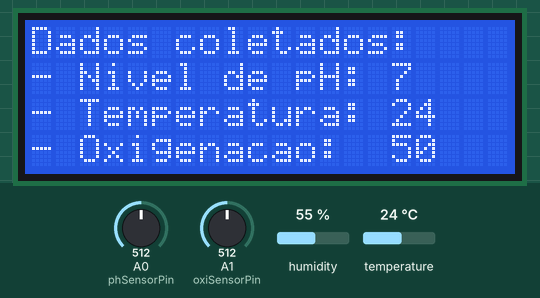
Bench run of a sketch on a simulated Arduino Uno, built with avr-gcc and run on an emulated ATmega328P. Parts: 20×4 character LCD. The test bench sets the inputs (shaded band); at power-on: temperature 24 °C, A0 (phSensorPin) = 512, A1 (oxiSensorPin) = 512, humidity 55 %. What the sketch prints to the serial monitor is not drawn.

Above: at 1.3 s.
1.4 s: temperature set to 12 °C
At 3.3 s:
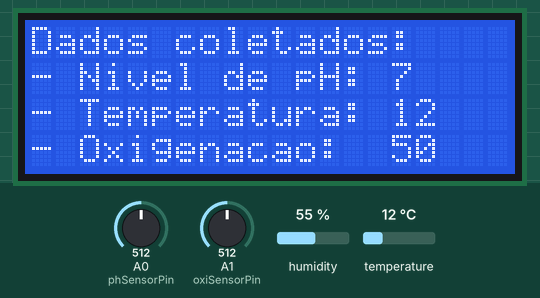
3.6 s: A0 (phSensorPin) set to 716
5.6 s: A1 (oxiSensorPin) set to 716
At 7.2 s:
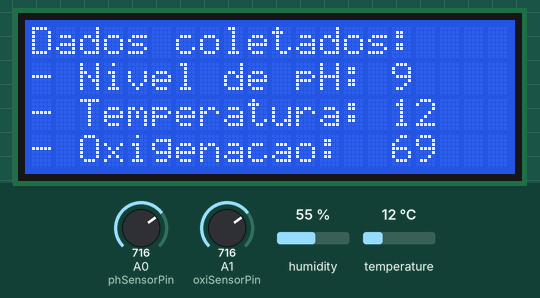
7.7 s: temperature set to 19 °C
9.7 s: A0 (phSensorPin) set to 992
At 10.9 s:
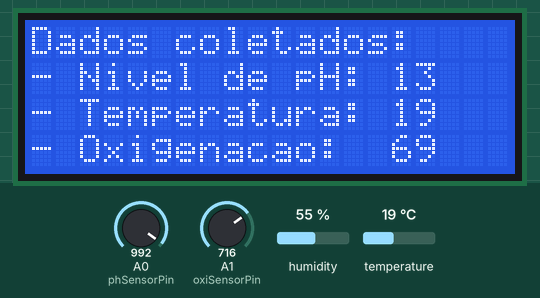
11.7 s: A1 (oxiSensorPin) set to 992
At 13.3 s:
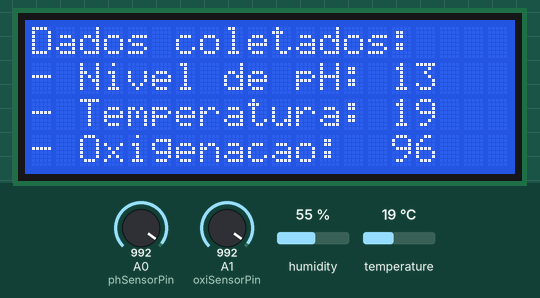
Timing chart, 0 to 14.7 s (numbered marks = the images above; inputs shaded):
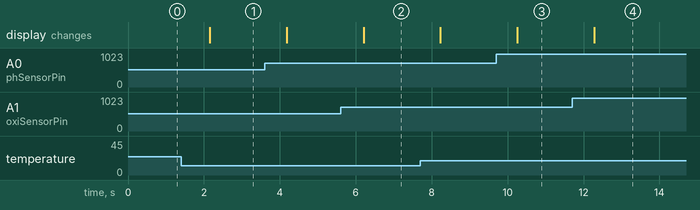

Measured:
- after the input at 1.4 s, the display: changes after 0.76 s (image 1)
- after the input at 5.6 s, the display: changes after 0.61 s (image 2)
- after the input at 9.7 s, the display: changes after 0.56 s (image 3)
- after the input at 11.7 s, the display: changes after 0.58 s (image 4)

The sketch:

sketch.ino
```cpp
#include <DHT.h>
#include <LiquidCrystal_I2C.h>
#include <Wire.h>

// Configurando LCD
LiquidCrystal_I2C lcd(0x27, 20, 4);

// Configurando DHT
#define DHTPIN 13
#define DHTTYPE DHT22
DHT dht(DHTPIN, DHTTYPE);

int phSensorPin = A0;
int oxiSensorPin = A1;
float fator_compensacao_de_temp_do_liquido = 0.03;

void setup() {
  Serial.begin(9600); // Inicializa monitor serial
  dht.begin(); // Inicializa sensor DHT

  // Inicializa LCD
  lcd.begin(20, 4);
  lcd.setBacklight(HIGH);

  // Organizando layout
  lcd.setCursor(0, 0);
  lcd.print("Dados coletados:");

  lcd.setCursor(0, 1);
  lcd.print("- Nivel de pH:");

  lcd.setCursor(0, 2);
  lcd.print("- Temperatura:");

  lcd.setCursor(0, 3);
  lcd.print("- Oxigenacao:");
}

void loop() {
  float temp = dht.readTemperature(); // Lê a temperatura do sensor DHT

  // Lê o valor do pino analógico do "sensor" de pH e oxigenação
  int phSensorValue = analogRead(phSensorPin);
  int oxiSensorValue = analogRead(oxiSensorPin);

  // Convertendo os valores em números válidos
  float phFinalValue = map(phSensorValue, 0, 1023, 0, 1400) / 100;
  float oxiFinalValue = map(oxiSensorValue, 0, 1023, 0, 100);

  phFinalValue += (temp - 25) * fator_compensacao_de_temp_do_liquido;

  // Garantindo que o valor do pH esteja entre 0 e 14
  if (phFinalValue < 0) phFinalValue = 0;
  if (phFinalValue > 14) phFinalValue = 14;

  // Exibindo pH
  lcd.setCursor(15, 1);
  lcd.print(phFinalValue, 0);

  // Exibindo temperatura
  lcd.setCursor(15, 2);
  lcd.print(temp, 0);

  // Exibindo oxigenação
  lcd.setCursor(15, 3);
  lcd.print(oxiFinalValue, 0);

  // Printando valores
  Serial.print("pH: ");
  Serial.println(phFinalValue, 2);

  Serial.print("Temperatura: ");
  Serial.print(temp, 2);
  Serial.println(" °C");

  Serial.print("Oxigenação: ");
  Serial.println(oxiFinalValue, 2);

  delay(1000);
}
```
